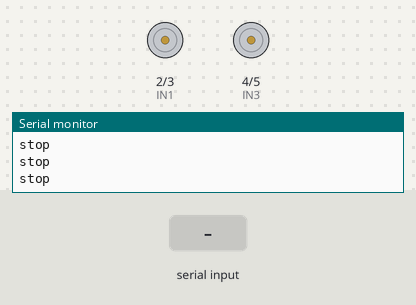
This sketch was run on a simulated Arduino Uno, built with avr-gcc and run on an emulated ATmega328P. On the bench: motor-driver pin pairs drawn as motors (green arrow = first pin HIGH = forward, orange = second pin HIGH = backward, longer = more drive, scaled by the enable pin), the last lines printed to the serial monitor. Inputs (shaded band) come from the test bench.

Above: at 1.2 s.
1.3 s: "1" received over Serial
2.8 s: "2" received over Serial
4.3 s: "3" received over Serial
At 5.5 s:
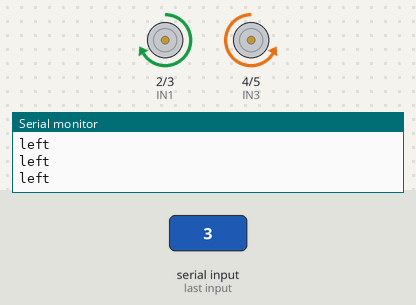
5.8 s: "4" received over Serial
At 6.3 s:
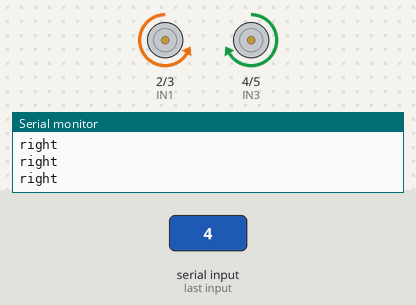
7.3 s: "1" received over Serial
At 8.5 s:
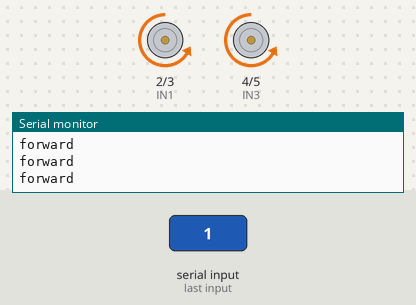
8.8 s: "2" received over Serial
At 10.2 s:
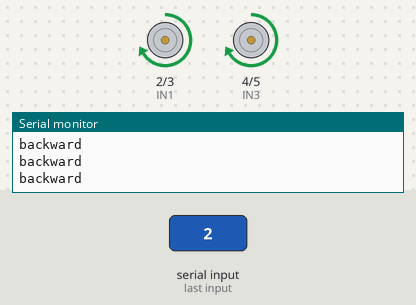
Timing chart, 0 to 11.3 s (numbered marks = the images above; inputs shaded):
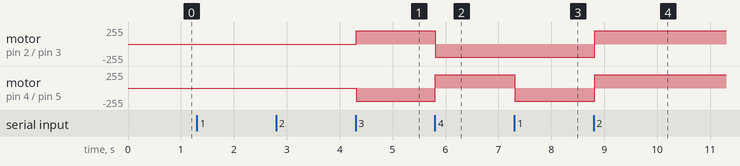

The sketch:

Arduino_bluetooth_led.ino
```cpp
const int IN1 = 2;
const int IN2 = 3;
const int IN3 = 4;
const int IN4 = 5;
 //motor driver pins for arms
const int IN5 = 6;
const int IN6 = 7;
const int IN7 = 8;
const int IN8 = 9;


//fast 1oo;
//slow 50;


int received  = 0;

const int ENA = 10;
const int ENB = 11;


void setup() {
  Serial.begin(9600);

  pinMode (IN1, OUTPUT);
  pinMode (IN2, OUTPUT);
  pinMode (IN3, OUTPUT);
  pinMode (IN4, OUTPUT);

  //Controlling pulse witdth modulations.

 pinMode (ENA, OUTPUT);
 pinMode (ENB, OUTPUT);


}

void loop() {
  if(Serial.available()>0){
  received = Serial.read();

  }


  if(received == '1'){
 //analogWrite(ENA, 255);
 //analogWrite(ENB, 255);

    Serial.println("forward");
        // forward();
                    digitalWrite(IN1, LOW);
                    digitalWrite(IN2, HIGH);    //left clockwise
                    digitalWrite(IN3, LOW);
                    digitalWrite(IN4, HIGH);
  }
  else if (received == '2'){

 //analogWrite(ENA, 255);
// analogWrite(ENB, 255);

      backward();
  }
  else if(received == '3'){

 analogWrite(ENA, 200);
 analogWrite(ENB, 200);

    left();
  }
  else if (received == '4'){

 analogWrite(ENA, 200);
 analogWrite(ENB, 200);

    right();
  }
  else if(received == '5'){

    grip_contrax();
  }

  else if(received == '6'){
    grip_relax();
  }

  else if(received == '7'){
    liftup();
  }
  else if(received == '8'){
    liftdown();
  }

  else if(received == '9'){
    rotate();
   }

  else{
    stopit();
  }

}

  void forward(){

  }

  void backward(){
    Serial.println("backward");
                      digitalWrite(IN1, HIGH);
                      digitalWrite(IN2, LOW);
                      digitalWrite(IN3, HIGH);
                      digitalWrite(IN4, LOW);
  }

  void left(){
    Serial.println("left");
                   digitalWrite(IN2, LOW);
                    digitalWrite(IN1, HIGH);
                    digitalWrite(IN3, LOW);
                    digitalWrite(IN4, HIGH);
  }

  void right(){
    Serial.println("right");
                   digitalWrite(IN2, HIGH);
                    digitalWrite(IN1, LOW);
                    digitalWrite(IN3, HIGH);
                    digitalWrite(IN4, LOW);
  }

  void liftup(){
    Serial.println("arms up");
    digitalWrite(IN5,HIGH);
    digitalWrite(IN6,LOW);


  }

  void liftdown(){
    Serial.println("arms down");

    digitalWrite(IN5,LOW);
    digitalWrite(IN6,HIGH);


  }

  void grip_contrax(){
    Serial.println("contraxing");

    digitalWrite(IN7,LOW);
    digitalWrite(IN8,HIGH);

  }

  void grip_relax(){
    Serial.println("arms relaxing");

    digitalWrite(IN7,HIGH);
    digitalWrite(IN8,LOW);

  }

  void rotate(){
    Serial.println("rotating");
                    digitalWrite(IN2, HIGH);
                    digitalWrite(IN1, LOW);
                    digitalWrite(IN3, HIGH);
                    digitalWrite(IN4, LOW);


  }

  void stopit(){
    Serial.println("stop");
                        digitalWrite(IN1, LOW);
                        digitalWrite(IN2, LOW);
                        digitalWrite(IN3, LOW);
                        digitalWrite(IN4, LOW);
                        digitalWrite(IN5,LOW);
                        digitalWrite(IN6,LOW);
                        digitalWrite(IN7,LOW);
                        digitalWrite(IN8,LOW);
  }
```

Measured:
- after the input at 4.3 s, motor on pin 2 (IN1) / pin 3 (IN2): stopped → forward 200/255 at once; motor on pin 4 (IN3) / pin 5 (IN4): stopped → backward 200/255 at once
- after the input at 5.8 s, motor on pin 2 (IN1) / pin 3 (IN2): forward 200/255 → backward 200/255 at once; motor on pin 4 (IN3) / pin 5 (IN4): backward 200/255 → forward 200/255 at once
- after the input at 7.3 s, motor on pin 4 (IN3) / pin 5 (IN4): forward 200/255 → backward 200/255 at once
- after the input at 8.8 s, motor on pin 2 (IN1) / pin 3 (IN2), motor on pin 4 (IN3) / pin 5 (IN4): backward 200/255 → forward 200/255 at once
